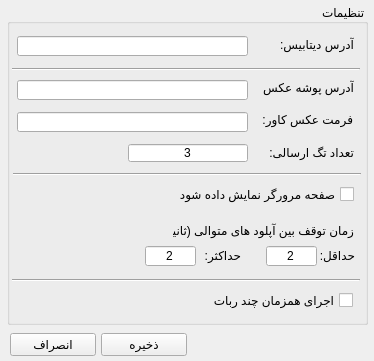
<?xml version="1.0" encoding="UTF-8"?>
<ui version="4.0">
 <class>settingWindow</class>
 <widget class="QMainWindow" name="settingWindow">
  <property name="windowModality">
   <enum>Qt::ApplicationModal</enum>
  </property>
  <property name="geometry">
   <rect>
    <x>0</x>
    <y>0</y>
    <width>374</width>
    <height>361</height>
   </rect>
  </property>
  <property name="minimumSize">
   <size>
    <width>374</width>
    <height>361</height>
   </size>
  </property>
  <property name="maximumSize">
   <size>
    <width>374</width>
    <height>361</height>
   </size>
  </property>
  <property name="windowTitle">
   <string>تنظیمات</string>
  </property>
  <property name="windowIcon">
   <iconset>
    <normaloff>../icons/setting.png</normaloff>../icons/setting.png</iconset>
  </property>
  <property name="layoutDirection">
   <enum>Qt::RightToLeft</enum>
  </property>
  <widget class="QWidget" name="centralwidget">
   <widget class="QGroupBox" name="mainGroupBox">
    <property name="geometry">
     <rect>
      <x>7</x>
      <y>4</y>
      <width>361</width>
      <height>321</height>
     </rect>
    </property>
    <property name="title">
     <string>تنظیمات</string>
    </property>
    <widget class="QLabel" name="dbPathLabel">
     <property name="geometry">
      <rect>
       <x>266</x>
       <y>30</y>
       <width>81</width>
       <height>20</height>
      </rect>
     </property>
     <property name="text">
      <string>آدرس دیتابیس:</string>
     </property>
    </widget>
    <widget class="QCheckBox" name="browserViewCheckBox">
     <property name="geometry">
      <rect>
       <x>106</x>
       <y>180</y>
       <width>241</width>
       <height>20</height>
      </rect>
     </property>
     <property name="text">
      <string>صفحه مرورگر نمایش داده شود</string>
     </property>
     <property name="tristate">
      <bool>false</bool>
     </property>
    </widget>
    <widget class="QLineEdit" name="dbPathLineEdit">
     <property name="geometry">
      <rect>
       <x>10</x>
       <y>32</y>
       <width>231</width>
       <height>20</height>
      </rect>
     </property>
     <property name="readOnly">
      <bool>false</bool>
     </property>
    </widget>
    <widget class="QLineEdit" name="coverImageFolderLineEdit">
     <property name="geometry">
      <rect>
       <x>10</x>
       <y>76</y>
       <width>231</width>
       <height>20</height>
      </rect>
     </property>
     <property name="readOnly">
      <bool>false</bool>
     </property>
    </widget>
    <widget class="QLabel" name="comerImageForderLabel">
     <property name="geometry">
      <rect>
       <x>256</x>
       <y>73</y>
       <width>91</width>
       <height>21</height>
      </rect>
     </property>
     <property name="text">
      <string>آدرس پوشه عکس:</string>
     </property>
    </widget>
    <widget class="QLineEdit" name="coverImageFormatLineEdit">
     <property name="geometry">
      <rect>
       <x>10</x>
       <y>108</y>
       <width>231</width>
       <height>20</height>
      </rect>
     </property>
     <property name="text">
      <string/>
     </property>
     <property name="readOnly">
      <bool>false</bool>
     </property>
    </widget>
    <widget class="QLabel" name="coverImageFormatLabel">
     <property name="geometry">
      <rect>
       <x>255</x>
       <y>105</y>
       <width>91</width>
       <height>21</height>
      </rect>
     </property>
     <property name="text">
      <string>فرمت عکس کاور:</string>
     </property>
    </widget>
    <widget class="QLabel" name="tagsLabel">
     <property name="geometry">
      <rect>
       <x>256</x>
       <y>138</y>
       <width>91</width>
       <height>21</height>
      </rect>
     </property>
     <property name="text">
      <string>تعداد تگ ارسالی:</string>
     </property>
    </widget>
    <widget class="QSpinBox" name="tagsSpinBox">
     <property name="geometry">
      <rect>
       <x>121</x>
       <y>139</y>
       <width>120</width>
       <height>20</height>
      </rect>
     </property>
     <property name="alignment">
      <set>Qt::AlignCenter</set>
     </property>
     <property name="buttonSymbols">
      <enum>QAbstractSpinBox::NoButtons</enum>
     </property>
     <property name="minimum">
      <number>3</number>
     </property>
     <property name="maximum">
      <number>30</number>
     </property>
    </widget>
    <widget class="QLabel" name="waitMainLabel">
     <property name="geometry">
      <rect>
       <x>166</x>
       <y>216</y>
       <width>181</width>
       <height>21</height>
      </rect>
     </property>
     <property name="text">
      <string>زمان توقف بین آپلود های متوالی (ثانیه):</string>
     </property>
    </widget>
    <widget class="QLabel" name="waitMinLabel">
     <property name="geometry">
      <rect>
       <x>307</x>
       <y>241</y>
       <width>41</width>
       <height>21</height>
      </rect>
     </property>
     <property name="text">
      <string>حداقل:</string>
     </property>
    </widget>
    <widget class="QLabel" name="waitMaxLabel">
     <property name="geometry">
      <rect>
       <x>193</x>
       <y>241</y>
       <width>41</width>
       <height>21</height>
      </rect>
     </property>
     <property name="text">
      <string>حداکثر:</string>
     </property>
    </widget>
    <widget class="QSpinBox" name="waitMinSpinBox">
     <property name="geometry">
      <rect>
       <x>259</x>
       <y>241</y>
       <width>51</width>
       <height>22</height>
      </rect>
     </property>
     <property name="alignment">
      <set>Qt::AlignCenter</set>
     </property>
     <property name="buttonSymbols">
      <enum>QAbstractSpinBox::NoButtons</enum>
     </property>
     <property name="minimum">
      <number>2</number>
     </property>
     <property name="maximum">
      <number>2000</number>
     </property>
    </widget>
    <widget class="QSpinBox" name="waitMaxSpinBox">
     <property name="geometry">
      <rect>
       <x>138</x>
       <y>241</y>
       <width>51</width>
       <height>22</height>
      </rect>
     </property>
     <property name="alignment">
      <set>Qt::AlignCenter</set>
     </property>
     <property name="buttonSymbols">
      <enum>QAbstractSpinBox::NoButtons</enum>
     </property>
     <property name="minimum">
      <number>2</number>
     </property>
     <property name="maximum">
      <number>2000</number>
     </property>
    </widget>
    <widget class="Line" name="line">
     <property name="geometry">
      <rect>
       <x>5</x>
       <y>64</y>
       <width>348</width>
       <height>2</height>
      </rect>
     </property>
     <property name="orientation">
      <enum>Qt::Horizontal</enum>
     </property>
    </widget>
    <widget class="Line" name="line_2">
     <property name="geometry">
      <rect>
       <x>6</x>
       <y>169</y>
       <width>348</width>
       <height>2</height>
      </rect>
     </property>
     <property name="orientation">
      <enum>Qt::Horizontal</enum>
     </property>
    </widget>
    <widget class="QCheckBox" name="multiInstanceCheckBox">
     <property name="geometry">
      <rect>
       <x>105</x>
       <y>286</y>
       <width>241</width>
       <height>20</height>
      </rect>
     </property>
     <property name="text">
      <string>اجرای همزمان چند ربات</string>
     </property>
     <property name="tristate">
      <bool>false</bool>
     </property>
    </widget>
    <widget class="Line" name="line_3">
     <property name="geometry">
      <rect>
       <x>5</x>
       <y>275</y>
       <width>348</width>
       <height>2</height>
      </rect>
     </property>
     <property name="orientation">
      <enum>Qt::Horizontal</enum>
     </property>
    </widget>
   </widget>
   <widget class="QPushButton" name="cancelPushButton">
    <property name="geometry">
     <rect>
      <x>10</x>
      <y>333</y>
      <width>86</width>
      <height>23</height>
     </rect>
    </property>
    <property name="text">
     <string>انصراف</string>
    </property>
   </widget>
   <widget class="QPushButton" name="savePushButton">
    <property name="geometry">
     <rect>
      <x>101</x>
      <y>333</y>
      <width>86</width>
      <height>23</height>
     </rect>
    </property>
    <property name="text">
     <string>ذخیره</string>
    </property>
   </widget>
  </widget>
 </widget>
 <resources/>
 <connections/>
</ui>
